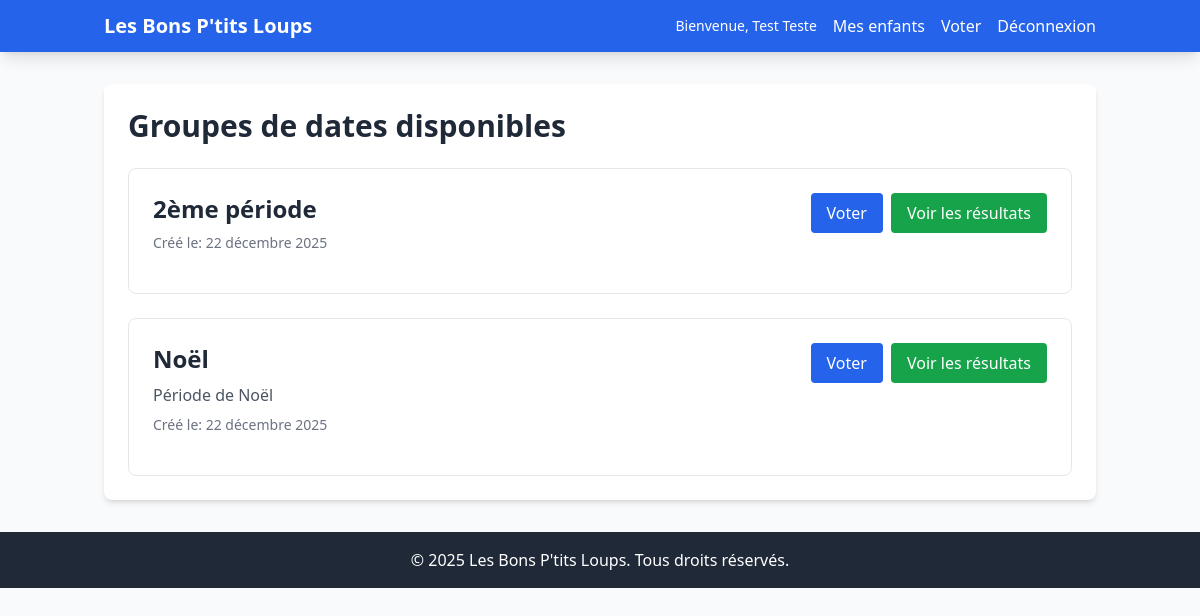
Before: /voting/ (signed in) with the older database file.
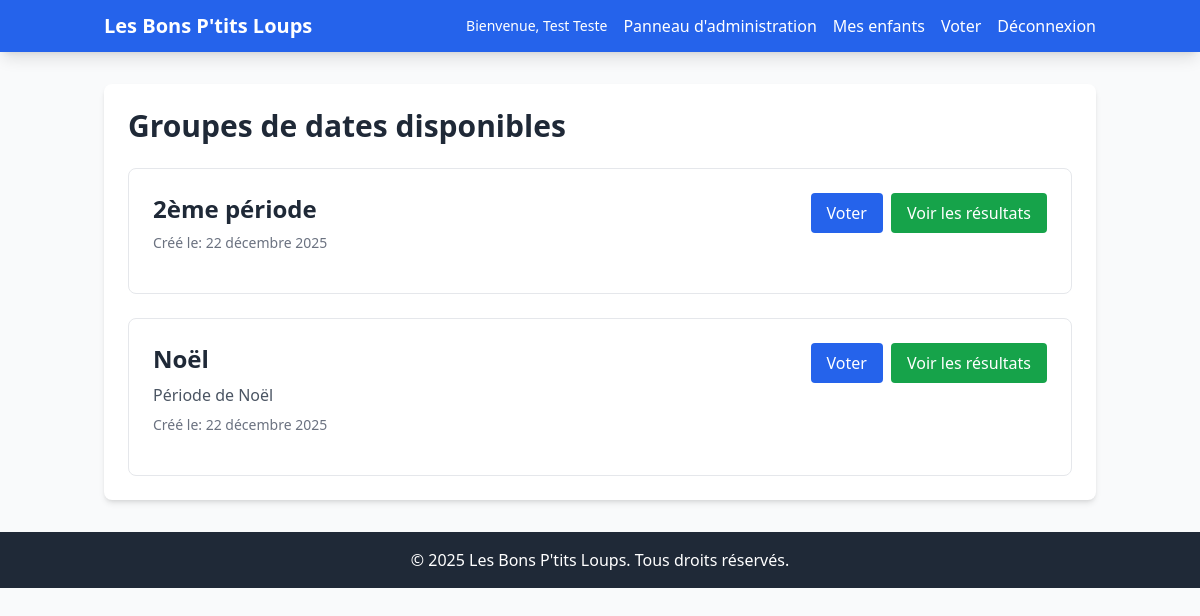
After: the same page with the newer database file.
### voting/views.py (the view)
# urls.py: path('', views.date_group_list, name='list'),
@login_required
def date_group_list(request):
    date_groups = DateGroup.objects.filter(is_active=True).filter(
        Q(status='active') | Q(status='closed')
    ).prefetch_related('date_options__time_slots')
    children = Child.objects.filter(parent=request.user)
    user_votes_dict = {}
    for group in date_groups:
        group_votes = {}
        for child in children:
            votes = Vote.objects.filter(
                child=child,
                time_slot__date_option__date_group=group
            ).select_related('time_slot', 'time_slot__date_option')
            group_votes[child.id] = {vote.time_slot.id: vote.choice for vote in votes}
        user_votes_dict[group.id] = group_votes
    context = {
        'date_groups': date_groups,
        'user_votes_dict': user_votes_dict,
        'children': children,
    }
    return render(request, 'voting/date_group_list.html', context)

### voting/models.py (called while the page is built)
    def can_vote(self):
        return self.status == 'active' and self.is_active

### voting/templatetags/voting_tags.py (called while the page is built)
@register.filter
def get_item(dictionary, key):
    if dictionary is None:
        return None
    return dictionary.get(key)

### voting/templates/voting/date_group_list.html (shortened to what this page needs)
{% extends 'base.html' %}
{% load voting_tags %}
{% load i18n %}
{% block content %}
<div class="bg-white rounded-lg shadow-md p-6">
    <h1 class="text-3xl font-bold text-gray-800 mb-6">{% trans "Groupes de dates disponibles" %}</h1>
    {% if date_groups %}
        <div class="space-y-6">
            {% for group in date_groups %}
                <div class="border border-gray-200 rounded-lg p-6 hover:shadow-lg transition duration-200">
                    <div class="flex justify-between items-start mb-4">
                        <div>
                            <h2 class="text-2xl font-semibold text-gray-800">{{ group.title }}</h2>
                            {% if group.description %}
                                <p class="text-gray-600 mt-2">{{ group.description }}</p>
                            {% endif %}
                            <p class="text-sm text-gray-500 mt-2">{% trans "Créé le" %}: {{ group.created_at|date }}</p>
                        </div>
                        <div class="flex space-x-2 items-center">
                            {% if group.can_vote %}
                                <a href="{% url 'voting:vote' group.id %}" class="bg-blue-600 text-white px-4 py-2 rounded hover:bg-blue-700 transition duration-200">
                                    {% trans "Voter" %}
                                </a>
                            {% else %}
                                <span class="px-2 inline-flex text-xs leading-5 font-semibold rounded-full bg-orange-100 text-orange-800 mr-2">
                                    {% trans "Fermé" %}
                                </span>
                            {% endif %}
                            <a href="{% url 'voting:results' group.id %}" class="bg-green-600 text-white px-4 py-2 rounded hover:bg-green-700 transition duration-200">
                                {% trans "Voir les résultats" %}
                            </a>
                        </div>
                    </div>
                </div>
            {% endfor %}
        </div>
    {% else %}
        <div class="text-center py-12">
            <p class="text-gray-600 text-lg">{% trans "Aucun groupe de dates actif disponible pour le vote." %}</p>
        </div>
    {% endif %}
</div>
{% endblock %}

### templates/base.html (shortened to what this page needs)
{% load i18n %}
<!DOCTYPE html>
<html lang="fr">
<head>
    <script src="https://cdn.tailwindcss.com"></script>
</head>
<body class="bg-gray-50 min-h-screen">
    <nav class="bg-blue-600 text-white shadow-lg">
        <div class="container mx-auto px-4 py-3">
            <div class="flex justify-between items-center">
                <a href="{% url 'home' %}" class="text-xl font-bold">{% trans "Les Bons P'tits Loups" %}</a>
                <div class="flex items-center space-x-4">
                    {% if user.is_authenticated %}
                        <span class="text-sm">{% blocktrans with first=user.first_name last=user.last_name %}Bienvenue, {{ first }} {{ last }}{% endblocktrans %}</span>
                        {% if user.is_admin %}
                            <a href="{% url 'admin_panel:dashboard' %}" class="hover:text-blue-200">{% trans "Panneau d'administration" %}</a>
                        {% endif %}
                        {% if user.is_parent or user.is_admin %}
                            <a href="{% url 'children:dashboard' %}" class="hover:text-blue-200">{% trans "Mes enfants" %}</a>
                            <a href="{% url 'voting:list' %}" class="hover:text-blue-200">{% trans "Voter" %}</a>
                        {% endif %}
                        <a href="{% url 'accounts:logout' %}" class="hover:text-blue-200">{% trans "Déconnexion" %}</a>
                    {% else %}
                        <a href="{% url 'accounts:login' %}" class="hover:text-blue-200">{% trans "Connexion" %}</a>
                        <a href="{% url 'accounts:register' %}" class="hover:text-blue-200">{% trans "Inscription" %}</a>
                    {% endif %}
                </div>
            </div>
        </div>
    </nav>
    <main class="container mx-auto px-4 py-8">
        {% block content %}
        {% endblock %}
    </main>
    <footer class="bg-gray-800 text-white mt-auto py-4">
        <div class="container mx-auto px-4 text-center">
            <p>&copy; 2025 {% trans "Les Bons P'tits Loups" %}. {% trans "Tous droits réservés." %}</p>
        </div>
    </footer>
</body>
</html>

Changed rows visible on the page:
changed CustomUser "Bienvenue, Test Teste": is_admin False → True (drawn)
Other visible differences:
text now shown: "Panneau d'administration"
